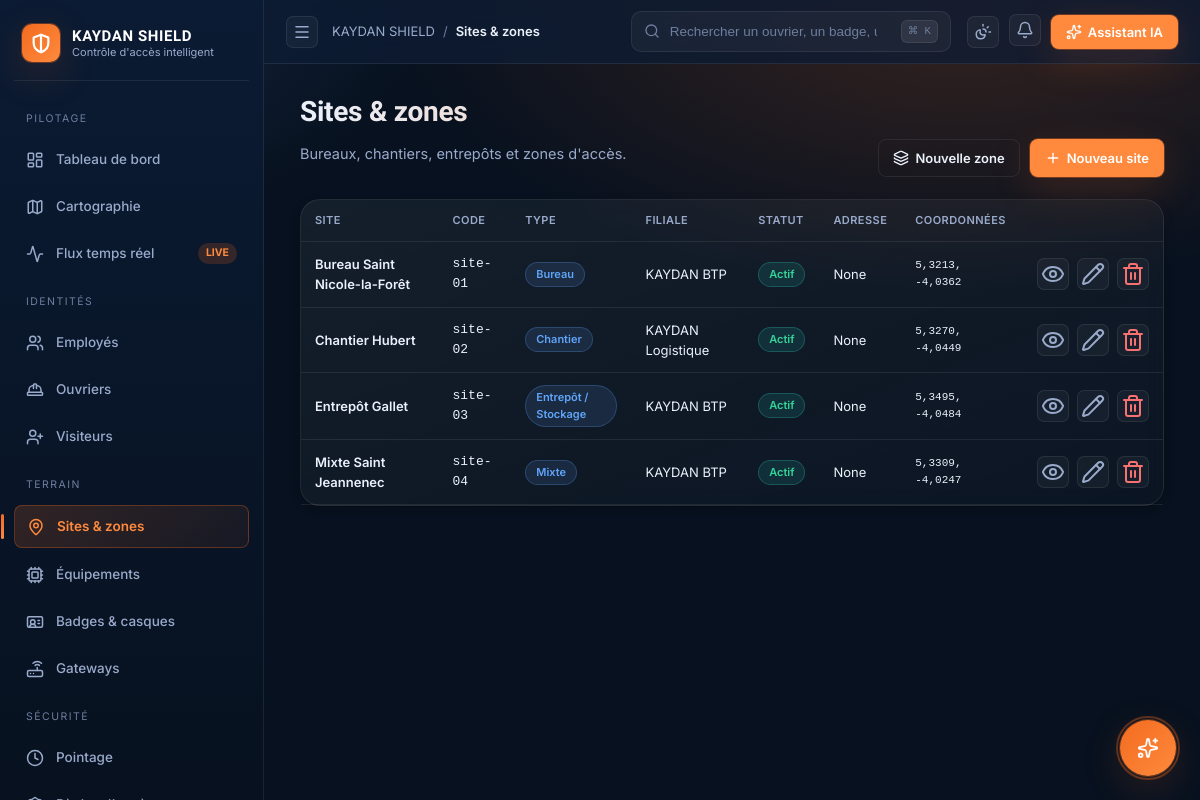
/sites/ (signed in), run on the app's committed database.
### sites/models.py (models this page shows, shortened)
class Site(UUIDModel, TimeStampedModel):
    TYPE_CHOICES = [
        ("office", "Bureau"),
        ("warehouse", "Entrepôt / Stockage"),
        ("construction", "Chantier"),
        ("mixed", "Mixte"),
    ]
    STATUS_CHOICES = [
        ("active", "Actif"),
        ("inactive", "Inactif"),
        ("archived", "Archivé"),
    ]
    tenant = models.ForeignKey("core.Tenant", on_delete=models.CASCADE, related_name="sites")
    company = models.ForeignKey(
        "core.Company", on_delete=models.SET_NULL,
        null=True, blank=True, related_name="sites",
    )
    name = models.CharField(max_length=180)
    code = models.SlugField(max_length=40)
    type = models.CharField(max_length=16, choices=TYPE_CHOICES, default="office")
    status = models.CharField(max_length=12, choices=STATUS_CHOICES, default="active")
    address = models.ForeignKey(
        "core.Address", on_delete=models.SET_NULL, null=True, blank=True, related_name="sites",
    )
    latitude = models.DecimalField(max_digits=9, decimal_places=6, null=True, blank=True)
    longitude = models.DecimalField(max_digits=9, decimal_places=6, null=True, blank=True)
    geofence = models.JSONField(default=dict, blank=True, help_text="Polygone GeoJSON optionnel")
    timezone = models.CharField(max_length=64, default="Africa/Abidjan")
    project_manager_name = models.CharField(max_length=180, blank=True)
    site_supervisor_name = models.CharField(max_length=180, blank=True)
    risk_level = models.CharField(
        max_length=10, blank=True,
        choices=[("low", "Faible"), ("medium", "Moyen"), ("high", "Élevé"), ("extreme", "Critique")],
    )
    start_date = models.DateField(null=True, blank=True)
    end_date = models.DateField(null=True, blank=True)
    class Meta:
        unique_together = ("tenant", "code")
        ordering = ["name"]

### core/models.py (models this page shows, shortened)
class UUIDModel(models.Model):
    uuid = models.UUIDField(default=uuid.uuid4, editable=False, unique=True, db_index=True)
    class Meta:
        abstract = True

class TimeStampedModel(models.Model):
    created_at = models.DateTimeField(auto_now_add=True, db_index=True)
    updated_at = models.DateTimeField(auto_now=True)
    created_by = models.ForeignKey(
        settings.AUTH_USER_MODEL, null=True, blank=True,
        on_delete=models.SET_NULL, related_name="+",
    )
    updated_by = models.ForeignKey(
        settings.AUTH_USER_MODEL, null=True, blank=True,
        on_delete=models.SET_NULL, related_name="+",
    )
    class Meta:
        abstract = True

class Company(UUIDModel, TimeStampedModel):
    SECTOR_CHOICES = [
        ("btp", "BTP / Construction"), ("logistics", "Logistique"),
        ("industry", "Industrie"), ("services", "Services"),
        ("trading", "Commerce"), ("other", "Autre"),
    ]
    tenant = models.ForeignKey(Tenant, on_delete=models.CASCADE, related_name="companies")
    name = models.CharField(max_length=180)
    code = models.SlugField(max_length=40)
    legal_name = models.CharField(max_length=240, blank=True)
    tax_id = models.CharField("IFU / N° fiscal", max_length=40, blank=True)
    sector = models.CharField(max_length=24, choices=SECTOR_CHOICES, default="services")
    contact_name = models.CharField(max_length=180, blank=True)
    contact_email = models.EmailField(blank=True)
    contact_phone = models.CharField(max_length=32, blank=True)
    is_active = models.BooleanField(default=True)
    logo = models.ImageField(
        upload_to="companies/logos/", null=True, blank=True,
        help_text="Logo de la filiale (imprimé sur les badges employés).",
    )
    class Meta:
        unique_together = ("tenant", "code")
        ordering = ["name"]

### administration/views.py (the view)
# urls.py: path("sites/",            views.SitesView.as_view(),         name="admin-sites"),
class SitesView(BaseAdminView):
    template_name = "administration/sites.html"
    active_nav = "sites"
    page_title = "Sites & zones"
    breadcrumb = "Sites & zones"
    def get_context_data(self, **kwargs):
        ctx = super().get_context_data(**kwargs)
        try:
            from sites.models import Site
            qs = Site.objects.all().order_by("name")
            page_obj, page_qs = paginate(qs, self.request, per_page=25)
            ctx["page_obj"] = page_obj
            ctx["sites"] = page_qs
        except Exception:
            ctx["page_obj"] = None
            ctx["sites"] = []
        return ctx

### accounts/rbac.py (called while the page is built, shortened)
def user_permissions(user) -> set[str]:
    if not user or not user.is_authenticated:
        return set()
    if user.is_superuser:
        return {"*"}

### administration/views.py (called while the page is built, shortened)
def paginate(qs, request, per_page: int = 25, page_param: str = "page"):
    from django.core.paginator import EmptyPage, Paginator
    paginator = Paginator(qs, per_page)
    raw = request.GET.get(page_param) or "1"
    try:
        page_num = int(raw)
    except (TypeError, ValueError):
        page_num = 1
    try:
        page_obj = paginator.page(page_num)
    except EmptyPage:
        page_obj = paginator.page(paginator.num_pages or 1)
    return page_obj, list(page_obj.object_list)

    def dispatch(self, request, *args, **kwargs):
        if not request.user.is_authenticated:
            from django.shortcuts import redirect
            from urllib.parse import urlencode
            return redirect(f"/auth/login/?{urlencode({'next': request.get_full_path()})}")
        codes = self.permission_required
        return super().dispatch(request, *args, **kwargs)

    def get_context_data(self, **kwargs):
        ctx = super().get_context_data(**kwargs)
        ctx.update({
            "active_nav": self.active_nav,
            "page_title": self.page_title,
            "page_subtitle": self.page_subtitle,
            "breadcrumb": self.breadcrumb or self.page_title,
            "open_alerts_count": self._safe_count("antifraud", "FraudAlert", status="open"),
        })
        try:
            from accounts.rbac import user_permissions
            ctx["user_perms"] = user_permissions(self.request.user)
        except Exception:
            ctx["user_perms"] = set()
        return ctx

    @staticmethod
    def _safe_count(app_label: str, model_name: str, **filters) -> int:
        try:
            from django.apps import apps
            return apps.get_model(app_label, model_name).objects.filter(**filters).count()
        except Exception:
            return 0

### templates/administration/sites.html (shortened to what this page needs)
{% extends "layout/base.html" %}
{% load admin_filters %}
{% block page_subtitle %}Bureaux, chantiers, entrepôts et zones d'accès.{% endblock %}
{% block breadcrumb %}Sites & zones{% endblock %}
{% block page_actions %}
  <a class="btn btn-ghost" href="{% url 'admin-zone-create' %}"><i data-lucide="layers" style="width:16px;height:16px"></i> Nouvelle zone</a>
  <a class="btn btn-primary" href="{% url 'admin-site-create' %}"><i data-lucide="plus" style="width:16px;height:16px"></i> Nouveau site</a>
{% endblock %}
{% block content %}
  <section class="card" style="padding:0">
    {% if sites %}
      <div class="table-wrap"><table class="table">
        <thead><tr>
          <th>Site</th><th>Code</th><th>Type</th><th>Filiale</th>
          <th>Statut</th><th>Adresse</th><th>Coordonnées</th><th></th>
        </tr></thead>
        <tbody>
          {% for s in sites %}
          <tr>
            <td><div style="font-weight:600">{{ s.name }}</div></td>
            <td class="mono">{{ s.code }}</td>
            <td><span class="pill pill-info">{{ s.get_type_display }}</span></td>
            <td>{{ s.company.name|default:"—" }}</td>
            <td>{% if s.status == 'active' %}<span class="pill pill-success">Actif</span>{% elif s.status == 'maintenance' %}<span class="pill pill-warning">Maintenance</span>{% else %}<span class="pill pill-muted">{{ s.get_status_display }}</span>{% endif %}</td>
            <td>{{ s.address|truncatechars:40|default:"—" }}</td>
            <td class="mono" style="font-size:11px">{% if s.latitude %}{{ s.latitude|floatformat:4 }}, {{ s.longitude|floatformat:4 }}{% else %}—{% endif %}</td>
            <td><div class="row gap-2">
              <a class="icon-btn" href="{% url 'admin-site-detail' s.pk %}"><i data-lucide="eye"></i></a>
              <a class="icon-btn" href="{% url 'admin-site-update' s.pk %}"><i data-lucide="pencil"></i></a>
              <a class="icon-btn" href="{% url 'admin-site-delete' s.pk %}" style="color:var(--danger)"><i data-lucide="trash-2"></i></a>
            </div></td>
          </tr>
          {% endfor %}
        </tbody>
      </table></div>
    {% else %}
      {% include "administration/_partials/empty_card.html" with icon="map-pin" title="Aucun site enregistré" cta_label="Créer un site" cta_url="/sites-mng/new/" %}
    {% endif %}
  </section>
{% endblock %}

### data on the page
Site: name "Bureau Saint Nicole-la-Forêt", code "site-01", type "Bureau", company.name "KAYDAN BTP", status "Actif", address "None", latitude "5,3213", longitude "-4,0362"
Site: name "Chantier Hubert", code "site-02", type "Chantier", company.name "KAYDAN Logistique", status "Actif", address "None", latitude "5,3270", longitude "-4,0449"
Site: name "Entrepôt Gallet", code "site-03", type "Entrepôt / Stockage", company.name "KAYDAN BTP", status "Actif", address "None", latitude "5,3495", longitude "-4,0484"
Site: name "Mixte Saint Jeannenec", code "site-04", type "Mixte", company.name "KAYDAN BTP", status "Actif", address "None", latitude "5,3309", longitude "-4,0247"
